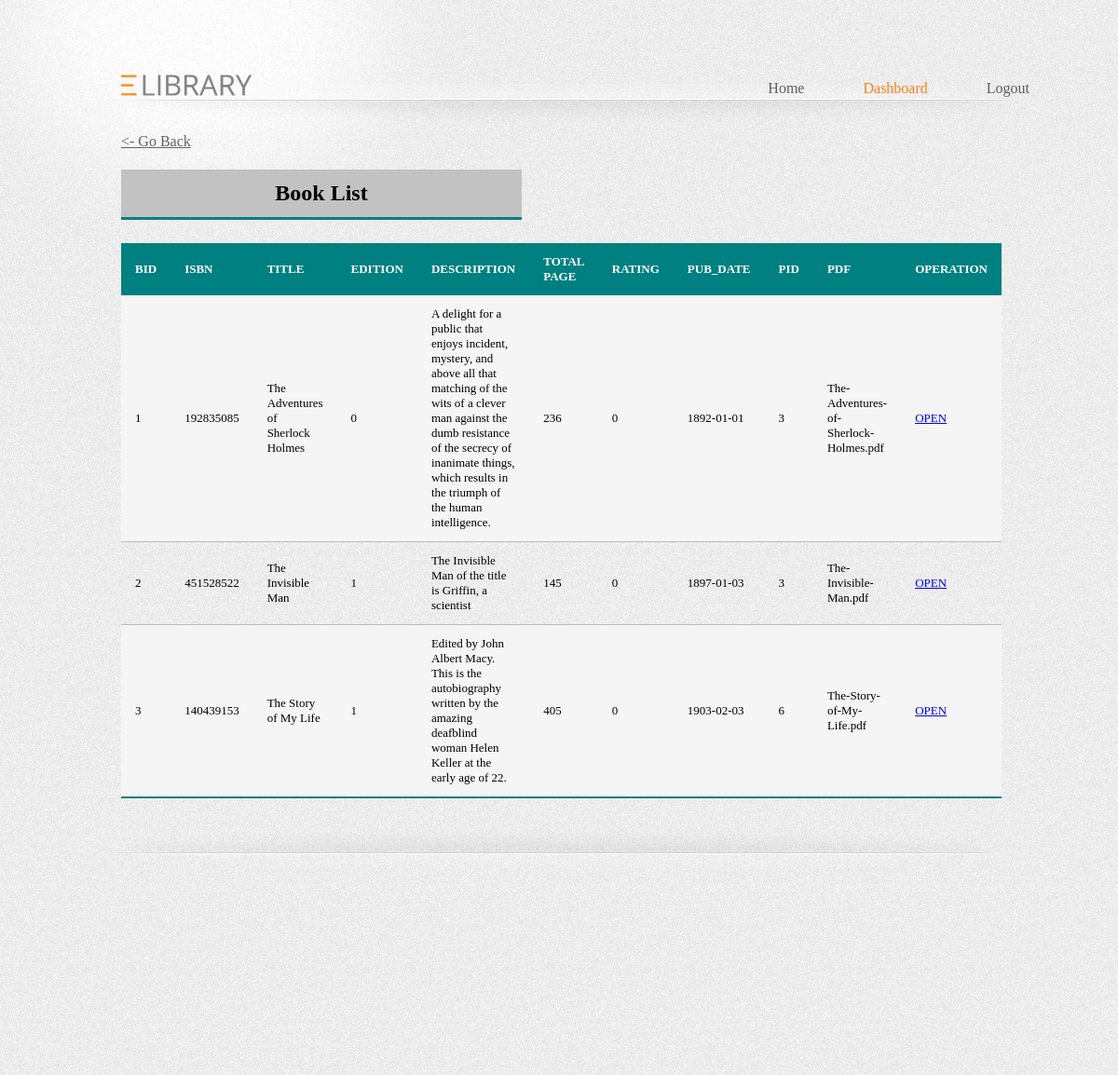
/bookread.php (signed in), run on the app's committed database.
### tables this page shows
CREATE TABLE `book` (
  `BID` int(11) NOT NULL,
  `ISBN` int(11) NOT NULL,
  `TITLE` varchar(200) NOT NULL,
  `EDITION` int(11) NOT NULL,
  `DESCRIPTION` text NOT NULL,
  `TOTAL_PG` int(11) NOT NULL,
  `RATING` int(11) NOT NULL,
  `PUB_DATE` date NOT NULL,
  `PID` int(11) NOT NULL,
  `PDF` varchar(400) NOT NULL
);

### bookread.php (the view, shortened to what this page needs)
<?php
	require_once('DBconnect.php');
	if(!empty($_SESSION['UID'])){
?>
<!DOCTYPE html>
<html>
	<head>
		<link rel="stylesheet" href="css/style_home.css" type="text/css" />
	</head>
	<body>
	<div class="page">
			<div class="header">
				<a href="homepage.php" id="logo"><img src="images/logo.png" alt=""/></a>
				<ul>
					<li><a href="homepage.php">Home</a></li>
					<?php if(!empty($_SESSION['UID'])){ ?>
					<li class="selected"><a href="dashboard.php">Dashboard</a></li>
					<li><a href="logout.php">Logout</a></li>
					<?php }else { ?>
					<li><a href="login.php">Login</a></li>
					<?php }?>
				</ul>
			</div>
			<div class="body">
                <body>
					<p class = "back"><a href="dashboard.php"><- Go Back</a></p>
				</body>
                <body>
					<h2 class = "bl">Book List</h2>
				</body>
					<?php
					$sql = "SELECT * FROM book";
					$result = mysqli_query($conn, $sql);
					if (mysqli_num_rows($result) != 0) {
						?>
						<table class = "table">
						<tr>
							<th>BID</th>
							<th>ISBN</th>
							<th>TITLE</th>
							<th>EDITION</th>
							<th>DESCRIPTION</th>
							<th>TOTAL PAGE</th>
                            <th>RATING</th>
							<th>PUB_DATE</th>
                            <th>PID</th>
                            <th>PDF</th>
                            <th colspan="1" align="center">OPERATION</th>
						</tr>
						<?php
						while($row = mysqli_fetch_array($result)) {
							echo "
							<tr>
							<td>". $row[0]."</td>
							<td>". $row[1]."</td>
							<td>". $row[2]."</td>
							<td>". $row[3]."</td>
							<td>". $row[4]."</td>
							<td>". $row[5]."</td>
							<td>". $row[6]."</td>
                            <td>". $row[7]."</td>
                            <td>". $row[8]."</td>
                            <td>". $row[9]."</td>
                            <td><a href = 'book_reader.php?bookid=$row[0]&isbn=$row[1]&title=$row[2]&edition=$row[3]&desc=$row[4]
                            &totalpage=$row[5]&rating=$row[6]&pubdate=$row[7]&pid=$row[8]&pdf=$row[9]'>OPEN</a></td>
							</tr>";
						}
						echo "</table>";
					}
					else {
						echo "NO BOOK";
					}
                ?>
			</div>
			<div class="footer">
			</div>
		</div>
	</body>
</html>
<?php
	}
	else{
		echo 'Access Denied.';
	}
?>

### css/style_home.css (style rules this page uses)
body { margin:0; background:url(../images/bg-body.jpg); }
.page { background:url(../images/bg-header.jpg) no-repeat center top; }
.header { background:url(../images/bg-navigation.jpg) no-repeat center 90px; width:940px; margin:0 auto; height:105px; padding:36px 10px 0; }
.header a#logo { display:block; float:left; outline:none; }
.header a#logo img { border:0; max-width: 20%; max-height: 20%; padding:40px 0px 0; }
.header ul { margin:-35px; list-style:none; padding:0px 0px 100 100px; float:right; }
.header ul li { float:left; margin:0 0 0 63px; }
.header ul li.selected a,.header ul li a:hover { color:#f78117; }
.header ul li a { font-size:16px; text-decoration:none; color:#5e5e5e; font-family: 'RokkittRegular'; outline:none; }
.body { width:940px; margin:0 auto; padding:0 10px; overflow:hidden; }
.body p { font-family: 'RokkittRegular'; font-size:16px; text-align:justify; color:#636363; margin:0 0 20px; line-height:21px; }
.body p a { outline:none; color:#636363; }
.footer { width:940px; background:url(../images/bg-footer.jpg) no-repeat center top; padding:65px 10px 207px; margin:0 auto; overflow:hidden; }

### bookread.php (style rules this page uses)
.table { border-collapse: collapse; width: 100% color: #f78117; font-size: 13px; text-align: left; margin: 25px 0; min-width: 400px; }
.table tr th { background-color: teal; color: white; text-align: left; padding: 12px 15px; }
.table tr td { padding: 12px 15px; text-align: left; border-bottom: 1px solid #bababa; }
.table tr:nth-of-type(even) { background-color: #f5f5f5; }
.table tr:last-of-type { border-bottom: 2px solid teal; }
h2.bl { position: relative; border-bottom: 3px solid teal; background-color: #c2c2c2; text-align: center; padding: 12px 15px; max-width: 400px; }
li { height: 30px; line-height: 30px; }

### data on the page
book: BID "1", ISBN "192835085", TITLE "The Adventures of Sherlock Holmes", EDITION "0", DESCRIPTION "A delight for a public that enjoys incident, mystery, and above all that matching of the wits of a clever man against the dumb resistance of the secrecy of inanimate things, which results in the triumph of the human intelligence.", TOTAL_PG "236", RATING "0", PUB_DATE "1892-01-01", PID "3", PDF "The-Adventures-of-Sherlock-Holmes.pdf"
book: BID "2", ISBN "451528522", TITLE "The Invisible Man", EDITION "1", DESCRIPTION "The Invisible Man of the title is Griffin, a scientist", TOTAL_PG "145", RATING "0", PUB_DATE "1897-01-03", PID "3", PDF "The-Invisible-Man.pdf"
book: BID "3", ISBN "140439153", TITLE "The Story of My Life", EDITION "1", DESCRIPTION "Edited by John Albert Macy. This is the autobiography written by the amazing deafblind woman Helen Keller at the early age of 22.", TOTAL_PG "405", RATING "0", PUB_DATE "1903-02-03", PID "6", PDF "The-Story-of-My-Life.pdf"
